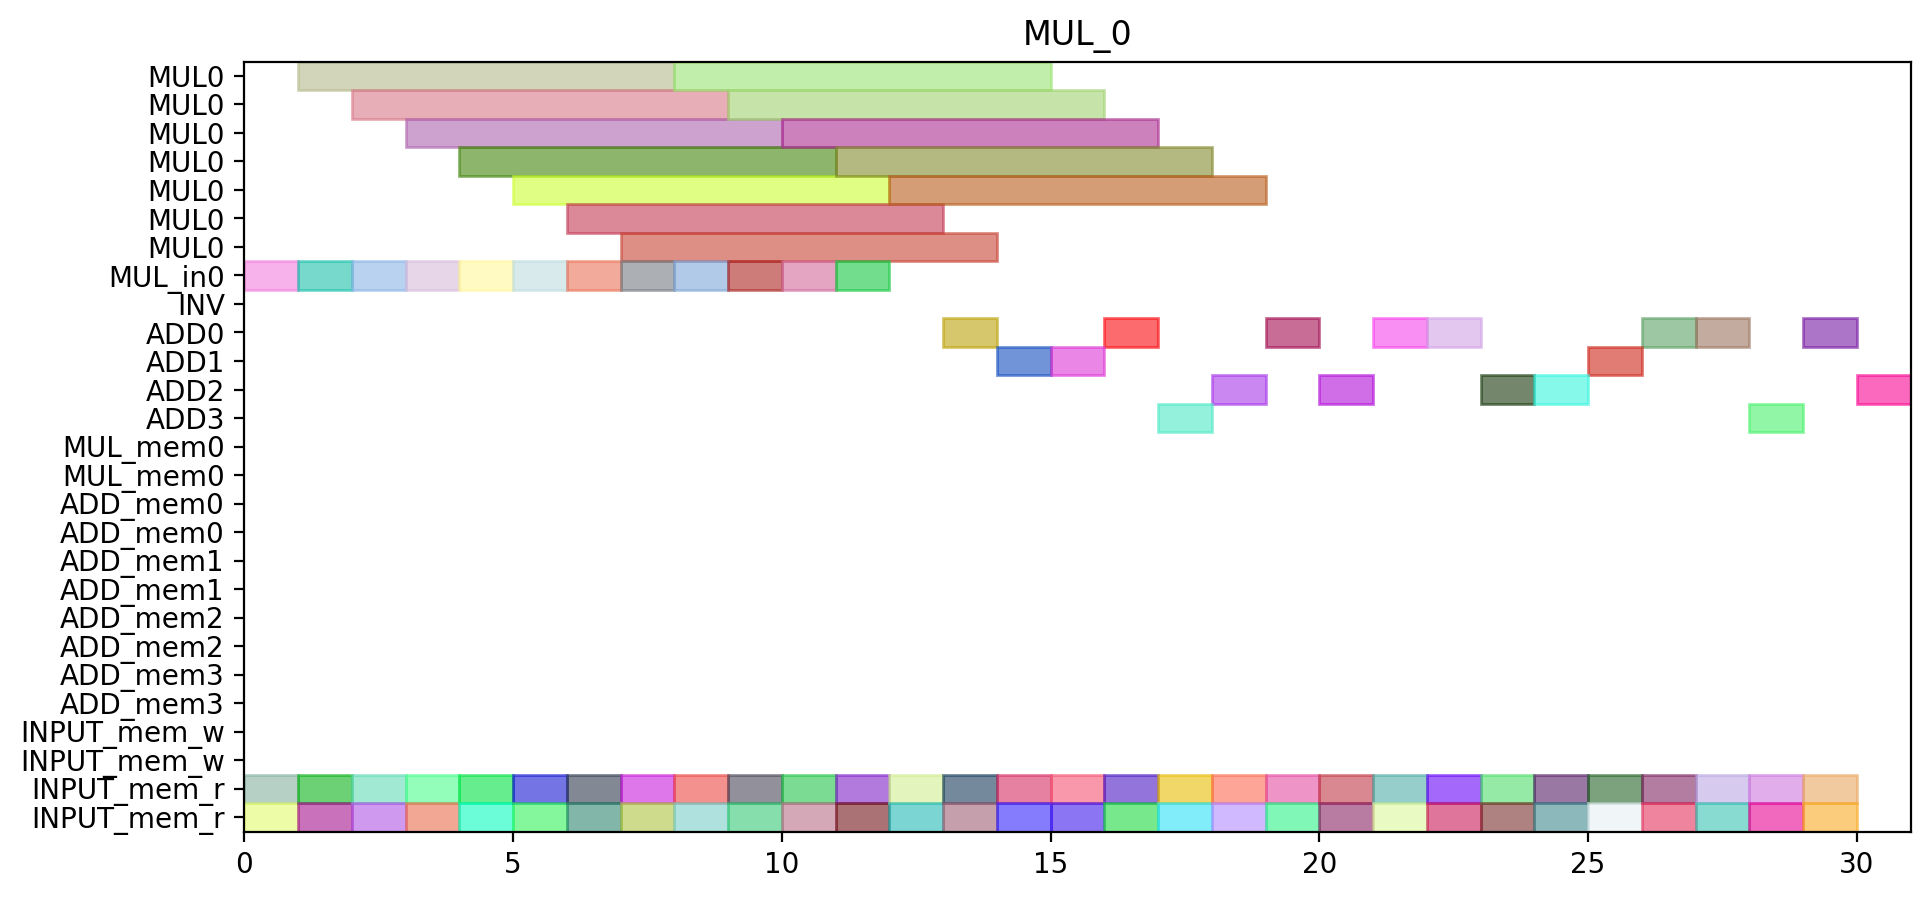

This figure's Python source:
from pyschedule import Scenario, solvers, plotters, alt


def solve():
	horizon = 110
	S = Scenario("MUL_0", horizon=horizon)

	# resource
	MUL = S.Resources('MUL', num=1, size=7)
	MUL_in = S.Resources('MUL_in', num=1)
	INV = S.Resource('INV')
	ADD = S.Resources('ADD', num=4, periods=range(1, horizon))
	MUL_mem = S.Resources('MUL_mem', num=1, size=2)
	ADD_mem = S.Resources('ADD_mem', num=4, size=2)
	INPUT_mem_w = S.Resource('INPUT_mem_w', size=2)
	INPUT_mem_r = S.Resource('INPUT_mem_r', size=2)

	# result of previous scheduling

	# new tasks
	c_t0_t0_t0_in = S.Task('c_t0_t0_t0_in', length=1, delay_cost=1)
	c_t0_t0_t0_in += alt(MUL_in)
	c_t0_t0_t0 = S.Task('c_t0_t0_t0', length=7, delay_cost=1)
	c_t0_t0_t0 += alt(MUL)
	S += c_t0_t0_t0>=c_t0_t0_t0_in

	c_t0_t0_t0_mem0 = S.Task('c_t0_t0_t0_mem0', length=1, delay_cost=1)
	c_t0_t0_t0_mem0 += INPUT_mem_r
	S += c_t0_t0_t0_mem0 <= c_t0_t0_t0

	c_t0_t0_t0_mem1 = S.Task('c_t0_t0_t0_mem1', length=1, delay_cost=1)
	c_t0_t0_t0_mem1 += INPUT_mem_r
	S += c_t0_t0_t0_mem1 <= c_t0_t0_t0

	c_t0_t0_t1_in = S.Task('c_t0_t0_t1_in', length=1, delay_cost=1)
	c_t0_t0_t1_in += alt(MUL_in)
	c_t0_t0_t1 = S.Task('c_t0_t0_t1', length=7, delay_cost=1)
	c_t0_t0_t1 += alt(MUL)
	S += c_t0_t0_t1>=c_t0_t0_t1_in

	c_t0_t0_t1_mem0 = S.Task('c_t0_t0_t1_mem0', length=1, delay_cost=1)
	c_t0_t0_t1_mem0 += INPUT_mem_r
	S += c_t0_t0_t1_mem0 <= c_t0_t0_t1

	c_t0_t0_t1_mem1 = S.Task('c_t0_t0_t1_mem1', length=1, delay_cost=1)
	c_t0_t0_t1_mem1 += INPUT_mem_r
	S += c_t0_t0_t1_mem1 <= c_t0_t0_t1

	c_t0_t0_t2 = S.Task('c_t0_t0_t2', length=1, delay_cost=1)
	c_t0_t0_t2 += alt(ADD)

	c_t0_t0_t2_mem0 = S.Task('c_t0_t0_t2_mem0', length=1, delay_cost=1)
	c_t0_t0_t2_mem0 += INPUT_mem_r
	S += c_t0_t0_t2_mem0 <= c_t0_t0_t2

	c_t0_t0_t2_mem1 = S.Task('c_t0_t0_t2_mem1', length=1, delay_cost=1)
	c_t0_t0_t2_mem1 += INPUT_mem_r
	S += c_t0_t0_t2_mem1 <= c_t0_t0_t2

	c_t0_t0_t3 = S.Task('c_t0_t0_t3', length=1, delay_cost=1)
	c_t0_t0_t3 += alt(ADD)

	c_t0_t0_t3_mem0 = S.Task('c_t0_t0_t3_mem0', length=1, delay_cost=1)
	c_t0_t0_t3_mem0 += INPUT_mem_r
	S += c_t0_t0_t3_mem0 <= c_t0_t0_t3

	c_t0_t0_t3_mem1 = S.Task('c_t0_t0_t3_mem1', length=1, delay_cost=1)
	c_t0_t0_t3_mem1 += INPUT_mem_r
	S += c_t0_t0_t3_mem1 <= c_t0_t0_t3

	c_t0_t1_t0_in = S.Task('c_t0_t1_t0_in', length=1, delay_cost=1)
	c_t0_t1_t0_in += alt(MUL_in)
	c_t0_t1_t0 = S.Task('c_t0_t1_t0', length=7, delay_cost=1)
	c_t0_t1_t0 += alt(MUL)
	S += c_t0_t1_t0>=c_t0_t1_t0_in

	c_t0_t1_t0_mem0 = S.Task('c_t0_t1_t0_mem0', length=1, delay_cost=1)
	c_t0_t1_t0_mem0 += INPUT_mem_r
	S += c_t0_t1_t0_mem0 <= c_t0_t1_t0

	c_t0_t1_t0_mem1 = S.Task('c_t0_t1_t0_mem1', length=1, delay_cost=1)
	c_t0_t1_t0_mem1 += INPUT_mem_r
	S += c_t0_t1_t0_mem1 <= c_t0_t1_t0

	c_t0_t1_t1_in = S.Task('c_t0_t1_t1_in', length=1, delay_cost=1)
	c_t0_t1_t1_in += alt(MUL_in)
	c_t0_t1_t1 = S.Task('c_t0_t1_t1', length=7, delay_cost=1)
	c_t0_t1_t1 += alt(MUL)
	S += c_t0_t1_t1>=c_t0_t1_t1_in

	c_t0_t1_t1_mem0 = S.Task('c_t0_t1_t1_mem0', length=1, delay_cost=1)
	c_t0_t1_t1_mem0 += INPUT_mem_r
	S += c_t0_t1_t1_mem0 <= c_t0_t1_t1

	c_t0_t1_t1_mem1 = S.Task('c_t0_t1_t1_mem1', length=1, delay_cost=1)
	c_t0_t1_t1_mem1 += INPUT_mem_r
	S += c_t0_t1_t1_mem1 <= c_t0_t1_t1

	c_t0_t1_t2 = S.Task('c_t0_t1_t2', length=1, delay_cost=1)
	c_t0_t1_t2 += alt(ADD)

	c_t0_t1_t2_mem0 = S.Task('c_t0_t1_t2_mem0', length=1, delay_cost=1)
	c_t0_t1_t2_mem0 += INPUT_mem_r
	S += c_t0_t1_t2_mem0 <= c_t0_t1_t2

	c_t0_t1_t2_mem1 = S.Task('c_t0_t1_t2_mem1', length=1, delay_cost=1)
	c_t0_t1_t2_mem1 += INPUT_mem_r
	S += c_t0_t1_t2_mem1 <= c_t0_t1_t2

	c_t0_t1_t3 = S.Task('c_t0_t1_t3', length=1, delay_cost=1)
	c_t0_t1_t3 += alt(ADD)

	c_t0_t1_t3_mem0 = S.Task('c_t0_t1_t3_mem0', length=1, delay_cost=1)
	c_t0_t1_t3_mem0 += INPUT_mem_r
	S += c_t0_t1_t3_mem0 <= c_t0_t1_t3

	c_t0_t1_t3_mem1 = S.Task('c_t0_t1_t3_mem1', length=1, delay_cost=1)
	c_t0_t1_t3_mem1 += INPUT_mem_r
	S += c_t0_t1_t3_mem1 <= c_t0_t1_t3

	c_t0_t20 = S.Task('c_t0_t20', length=1, delay_cost=1)
	c_t0_t20 += alt(ADD)

	c_t0_t20_mem0 = S.Task('c_t0_t20_mem0', length=1, delay_cost=1)
	c_t0_t20_mem0 += INPUT_mem_r
	S += c_t0_t20_mem0 <= c_t0_t20

	c_t0_t20_mem1 = S.Task('c_t0_t20_mem1', length=1, delay_cost=1)
	c_t0_t20_mem1 += INPUT_mem_r
	S += c_t0_t20_mem1 <= c_t0_t20

	c_t0_t21 = S.Task('c_t0_t21', length=1, delay_cost=1)
	c_t0_t21 += alt(ADD)

	c_t0_t21_mem0 = S.Task('c_t0_t21_mem0', length=1, delay_cost=1)
	c_t0_t21_mem0 += INPUT_mem_r
	S += c_t0_t21_mem0 <= c_t0_t21

	c_t0_t21_mem1 = S.Task('c_t0_t21_mem1', length=1, delay_cost=1)
	c_t0_t21_mem1 += INPUT_mem_r
	S += c_t0_t21_mem1 <= c_t0_t21

	c_t0_t30 = S.Task('c_t0_t30', length=1, delay_cost=1)
	c_t0_t30 += alt(ADD)

	c_t0_t30_mem0 = S.Task('c_t0_t30_mem0', length=1, delay_cost=1)
	c_t0_t30_mem0 += INPUT_mem_r
	S += c_t0_t30_mem0 <= c_t0_t30

	c_t0_t30_mem1 = S.Task('c_t0_t30_mem1', length=1, delay_cost=1)
	c_t0_t30_mem1 += INPUT_mem_r
	S += c_t0_t30_mem1 <= c_t0_t30

	c_t0_t31 = S.Task('c_t0_t31', length=1, delay_cost=1)
	c_t0_t31 += alt(ADD)

	c_t0_t31_mem0 = S.Task('c_t0_t31_mem0', length=1, delay_cost=1)
	c_t0_t31_mem0 += INPUT_mem_r
	S += c_t0_t31_mem0 <= c_t0_t31

	c_t0_t31_mem1 = S.Task('c_t0_t31_mem1', length=1, delay_cost=1)
	c_t0_t31_mem1 += INPUT_mem_r
	S += c_t0_t31_mem1 <= c_t0_t31

	c_t1_t0_t0_in = S.Task('c_t1_t0_t0_in', length=1, delay_cost=1)
	c_t1_t0_t0_in += alt(MUL_in)
	c_t1_t0_t0 = S.Task('c_t1_t0_t0', length=7, delay_cost=1)
	c_t1_t0_t0 += alt(MUL)
	S += c_t1_t0_t0>=c_t1_t0_t0_in

	c_t1_t0_t0_mem0 = S.Task('c_t1_t0_t0_mem0', length=1, delay_cost=1)
	c_t1_t0_t0_mem0 += INPUT_mem_r
	S += c_t1_t0_t0_mem0 <= c_t1_t0_t0

	c_t1_t0_t0_mem1 = S.Task('c_t1_t0_t0_mem1', length=1, delay_cost=1)
	c_t1_t0_t0_mem1 += INPUT_mem_r
	S += c_t1_t0_t0_mem1 <= c_t1_t0_t0

	c_t1_t0_t1_in = S.Task('c_t1_t0_t1_in', length=1, delay_cost=1)
	c_t1_t0_t1_in += alt(MUL_in)
	c_t1_t0_t1 = S.Task('c_t1_t0_t1', length=7, delay_cost=1)
	c_t1_t0_t1 += alt(MUL)
	S += c_t1_t0_t1>=c_t1_t0_t1_in

	c_t1_t0_t1_mem0 = S.Task('c_t1_t0_t1_mem0', length=1, delay_cost=1)
	c_t1_t0_t1_mem0 += INPUT_mem_r
	S += c_t1_t0_t1_mem0 <= c_t1_t0_t1

	c_t1_t0_t1_mem1 = S.Task('c_t1_t0_t1_mem1', length=1, delay_cost=1)
	c_t1_t0_t1_mem1 += INPUT_mem_r
	S += c_t1_t0_t1_mem1 <= c_t1_t0_t1

	c_t1_t0_t2 = S.Task('c_t1_t0_t2', length=1, delay_cost=1)
	c_t1_t0_t2 += alt(ADD)

	c_t1_t0_t2_mem0 = S.Task('c_t1_t0_t2_mem0', length=1, delay_cost=1)
	c_t1_t0_t2_mem0 += INPUT_mem_r
	S += c_t1_t0_t2_mem0 <= c_t1_t0_t2

	c_t1_t0_t2_mem1 = S.Task('c_t1_t0_t2_mem1', length=1, delay_cost=1)
	c_t1_t0_t2_mem1 += INPUT_mem_r
	S += c_t1_t0_t2_mem1 <= c_t1_t0_t2

	c_t1_t0_t3 = S.Task('c_t1_t0_t3', length=1, delay_cost=1)
	c_t1_t0_t3 += alt(ADD)

	c_t1_t0_t3_mem0 = S.Task('c_t1_t0_t3_mem0', length=1, delay_cost=1)
	c_t1_t0_t3_mem0 += INPUT_mem_r
	S += c_t1_t0_t3_mem0 <= c_t1_t0_t3

	c_t1_t0_t3_mem1 = S.Task('c_t1_t0_t3_mem1', length=1, delay_cost=1)
	c_t1_t0_t3_mem1 += INPUT_mem_r
	S += c_t1_t0_t3_mem1 <= c_t1_t0_t3

	c_t1_t1_t0_in = S.Task('c_t1_t1_t0_in', length=1, delay_cost=1)
	c_t1_t1_t0_in += alt(MUL_in)
	c_t1_t1_t0 = S.Task('c_t1_t1_t0', length=7, delay_cost=1)
	c_t1_t1_t0 += alt(MUL)
	S += c_t1_t1_t0>=c_t1_t1_t0_in

	c_t1_t1_t0_mem0 = S.Task('c_t1_t1_t0_mem0', length=1, delay_cost=1)
	c_t1_t1_t0_mem0 += INPUT_mem_r
	S += c_t1_t1_t0_mem0 <= c_t1_t1_t0

	c_t1_t1_t0_mem1 = S.Task('c_t1_t1_t0_mem1', length=1, delay_cost=1)
	c_t1_t1_t0_mem1 += INPUT_mem_r
	S += c_t1_t1_t0_mem1 <= c_t1_t1_t0

	c_t1_t1_t1_in = S.Task('c_t1_t1_t1_in', length=1, delay_cost=1)
	c_t1_t1_t1_in += alt(MUL_in)
	c_t1_t1_t1 = S.Task('c_t1_t1_t1', length=7, delay_cost=1)
	c_t1_t1_t1 += alt(MUL)
	S += c_t1_t1_t1>=c_t1_t1_t1_in

	c_t1_t1_t1_mem0 = S.Task('c_t1_t1_t1_mem0', length=1, delay_cost=1)
	c_t1_t1_t1_mem0 += INPUT_mem_r
	S += c_t1_t1_t1_mem0 <= c_t1_t1_t1

	c_t1_t1_t1_mem1 = S.Task('c_t1_t1_t1_mem1', length=1, delay_cost=1)
	c_t1_t1_t1_mem1 += INPUT_mem_r
	S += c_t1_t1_t1_mem1 <= c_t1_t1_t1

	c_t1_t1_t2 = S.Task('c_t1_t1_t2', length=1, delay_cost=1)
	c_t1_t1_t2 += alt(ADD)

	c_t1_t1_t2_mem0 = S.Task('c_t1_t1_t2_mem0', length=1, delay_cost=1)
	c_t1_t1_t2_mem0 += INPUT_mem_r
	S += c_t1_t1_t2_mem0 <= c_t1_t1_t2

	c_t1_t1_t2_mem1 = S.Task('c_t1_t1_t2_mem1', length=1, delay_cost=1)
	c_t1_t1_t2_mem1 += INPUT_mem_r
	S += c_t1_t1_t2_mem1 <= c_t1_t1_t2

	c_t1_t1_t3 = S.Task('c_t1_t1_t3', length=1, delay_cost=1)
	c_t1_t1_t3 += alt(ADD)

	c_t1_t1_t3_mem0 = S.Task('c_t1_t1_t3_mem0', length=1, delay_cost=1)
	c_t1_t1_t3_mem0 += INPUT_mem_r
	S += c_t1_t1_t3_mem0 <= c_t1_t1_t3

	c_t1_t1_t3_mem1 = S.Task('c_t1_t1_t3_mem1', length=1, delay_cost=1)
	c_t1_t1_t3_mem1 += INPUT_mem_r
	S += c_t1_t1_t3_mem1 <= c_t1_t1_t3

	c_t1_t20 = S.Task('c_t1_t20', length=1, delay_cost=1)
	c_t1_t20 += alt(ADD)

	c_t1_t20_mem0 = S.Task('c_t1_t20_mem0', length=1, delay_cost=1)
	c_t1_t20_mem0 += INPUT_mem_r
	S += c_t1_t20_mem0 <= c_t1_t20

	c_t1_t20_mem1 = S.Task('c_t1_t20_mem1', length=1, delay_cost=1)
	c_t1_t20_mem1 += INPUT_mem_r
	S += c_t1_t20_mem1 <= c_t1_t20

	c_t1_t21 = S.Task('c_t1_t21', length=1, delay_cost=1)
	c_t1_t21 += alt(ADD)

	c_t1_t21_mem0 = S.Task('c_t1_t21_mem0', length=1, delay_cost=1)
	c_t1_t21_mem0 += INPUT_mem_r
	S += c_t1_t21_mem0 <= c_t1_t21

	c_t1_t21_mem1 = S.Task('c_t1_t21_mem1', length=1, delay_cost=1)
	c_t1_t21_mem1 += INPUT_mem_r
	S += c_t1_t21_mem1 <= c_t1_t21

	c_t1_t30 = S.Task('c_t1_t30', length=1, delay_cost=1)
	c_t1_t30 += alt(ADD)

	c_t1_t30_mem0 = S.Task('c_t1_t30_mem0', length=1, delay_cost=1)
	c_t1_t30_mem0 += INPUT_mem_r
	S += c_t1_t30_mem0 <= c_t1_t30

	c_t1_t30_mem1 = S.Task('c_t1_t30_mem1', length=1, delay_cost=1)
	c_t1_t30_mem1 += INPUT_mem_r
	S += c_t1_t30_mem1 <= c_t1_t30

	c_t1_t31 = S.Task('c_t1_t31', length=1, delay_cost=1)
	c_t1_t31 += alt(ADD)

	c_t1_t31_mem0 = S.Task('c_t1_t31_mem0', length=1, delay_cost=1)
	c_t1_t31_mem0 += INPUT_mem_r
	S += c_t1_t31_mem0 <= c_t1_t31

	c_t1_t31_mem1 = S.Task('c_t1_t31_mem1', length=1, delay_cost=1)
	c_t1_t31_mem1 += INPUT_mem_r
	S += c_t1_t31_mem1 <= c_t1_t31

	c_t2_t0_t0_in = S.Task('c_t2_t0_t0_in', length=1, delay_cost=1)
	c_t2_t0_t0_in += alt(MUL_in)
	c_t2_t0_t0 = S.Task('c_t2_t0_t0', length=7, delay_cost=1)
	c_t2_t0_t0 += alt(MUL)
	S += c_t2_t0_t0>=c_t2_t0_t0_in

	c_t2_t0_t0_mem0 = S.Task('c_t2_t0_t0_mem0', length=1, delay_cost=1)
	c_t2_t0_t0_mem0 += INPUT_mem_r
	S += c_t2_t0_t0_mem0 <= c_t2_t0_t0

	c_t2_t0_t0_mem1 = S.Task('c_t2_t0_t0_mem1', length=1, delay_cost=1)
	c_t2_t0_t0_mem1 += INPUT_mem_r
	S += c_t2_t0_t0_mem1 <= c_t2_t0_t0

	c_t2_t0_t1_in = S.Task('c_t2_t0_t1_in', length=1, delay_cost=1)
	c_t2_t0_t1_in += alt(MUL_in)
	c_t2_t0_t1 = S.Task('c_t2_t0_t1', length=7, delay_cost=1)
	c_t2_t0_t1 += alt(MUL)
	S += c_t2_t0_t1>=c_t2_t0_t1_in

	c_t2_t0_t1_mem0 = S.Task('c_t2_t0_t1_mem0', length=1, delay_cost=1)
	c_t2_t0_t1_mem0 += INPUT_mem_r
	S += c_t2_t0_t1_mem0 <= c_t2_t0_t1

	c_t2_t0_t1_mem1 = S.Task('c_t2_t0_t1_mem1', length=1, delay_cost=1)
	c_t2_t0_t1_mem1 += INPUT_mem_r
	S += c_t2_t0_t1_mem1 <= c_t2_t0_t1

	c_t2_t0_t2 = S.Task('c_t2_t0_t2', length=1, delay_cost=1)
	c_t2_t0_t2 += alt(ADD)

	c_t2_t0_t2_mem0 = S.Task('c_t2_t0_t2_mem0', length=1, delay_cost=1)
	c_t2_t0_t2_mem0 += INPUT_mem_r
	S += c_t2_t0_t2_mem0 <= c_t2_t0_t2

	c_t2_t0_t2_mem1 = S.Task('c_t2_t0_t2_mem1', length=1, delay_cost=1)
	c_t2_t0_t2_mem1 += INPUT_mem_r
	S += c_t2_t0_t2_mem1 <= c_t2_t0_t2

	c_t2_t0_t3 = S.Task('c_t2_t0_t3', length=1, delay_cost=1)
	c_t2_t0_t3 += alt(ADD)

	c_t2_t0_t3_mem0 = S.Task('c_t2_t0_t3_mem0', length=1, delay_cost=1)
	c_t2_t0_t3_mem0 += INPUT_mem_r
	S += c_t2_t0_t3_mem0 <= c_t2_t0_t3

	c_t2_t0_t3_mem1 = S.Task('c_t2_t0_t3_mem1', length=1, delay_cost=1)
	c_t2_t0_t3_mem1 += INPUT_mem_r
	S += c_t2_t0_t3_mem1 <= c_t2_t0_t3

	c_t2_t1_t0_in = S.Task('c_t2_t1_t0_in', length=1, delay_cost=1)
	c_t2_t1_t0_in += alt(MUL_in)
	c_t2_t1_t0 = S.Task('c_t2_t1_t0', length=7, delay_cost=1)
	c_t2_t1_t0 += alt(MUL)
	S += c_t2_t1_t0>=c_t2_t1_t0_in

	c_t2_t1_t0_mem0 = S.Task('c_t2_t1_t0_mem0', length=1, delay_cost=1)
	c_t2_t1_t0_mem0 += INPUT_mem_r
	S += c_t2_t1_t0_mem0 <= c_t2_t1_t0

	c_t2_t1_t0_mem1 = S.Task('c_t2_t1_t0_mem1', length=1, delay_cost=1)
	c_t2_t1_t0_mem1 += INPUT_mem_r
	S += c_t2_t1_t0_mem1 <= c_t2_t1_t0

	c_t2_t1_t1_in = S.Task('c_t2_t1_t1_in', length=1, delay_cost=1)
	c_t2_t1_t1_in += alt(MUL_in)
	c_t2_t1_t1 = S.Task('c_t2_t1_t1', length=7, delay_cost=1)
	c_t2_t1_t1 += alt(MUL)
	S += c_t2_t1_t1>=c_t2_t1_t1_in

	c_t2_t1_t1_mem0 = S.Task('c_t2_t1_t1_mem0', length=1, delay_cost=1)
	c_t2_t1_t1_mem0 += INPUT_mem_r
	S += c_t2_t1_t1_mem0 <= c_t2_t1_t1

	c_t2_t1_t1_mem1 = S.Task('c_t2_t1_t1_mem1', length=1, delay_cost=1)
	c_t2_t1_t1_mem1 += INPUT_mem_r
	S += c_t2_t1_t1_mem1 <= c_t2_t1_t1

	solvers.mip.solve(S,msg=1,kind='CPLEX',ratio_gap=1.01)

	solution = [['hoge']*len(S.solution()[1]) for i in range(len(S.solution()))]
	for i in range(len(S.solution())):
		for j in range(len(S.solution()[i])):
			solution[i][j]=str(S.solution()[i][j])
	print(solution)

	cycles = int(solution[-1][3])

	pic_file_name = "/mnt/rose/usr1/fukuda/pairing_automation_design2/bls12-1150/scheduling/MUL_mul1_add4/MUL_0.png"
	if(S.solution() != []):
		plotters.matplotlib.plot(S,img_filename=pic_file_name, vertical_text=True, fig_size=(cycles*0.25+3, 5), show_task_labels=False)

	return solution
